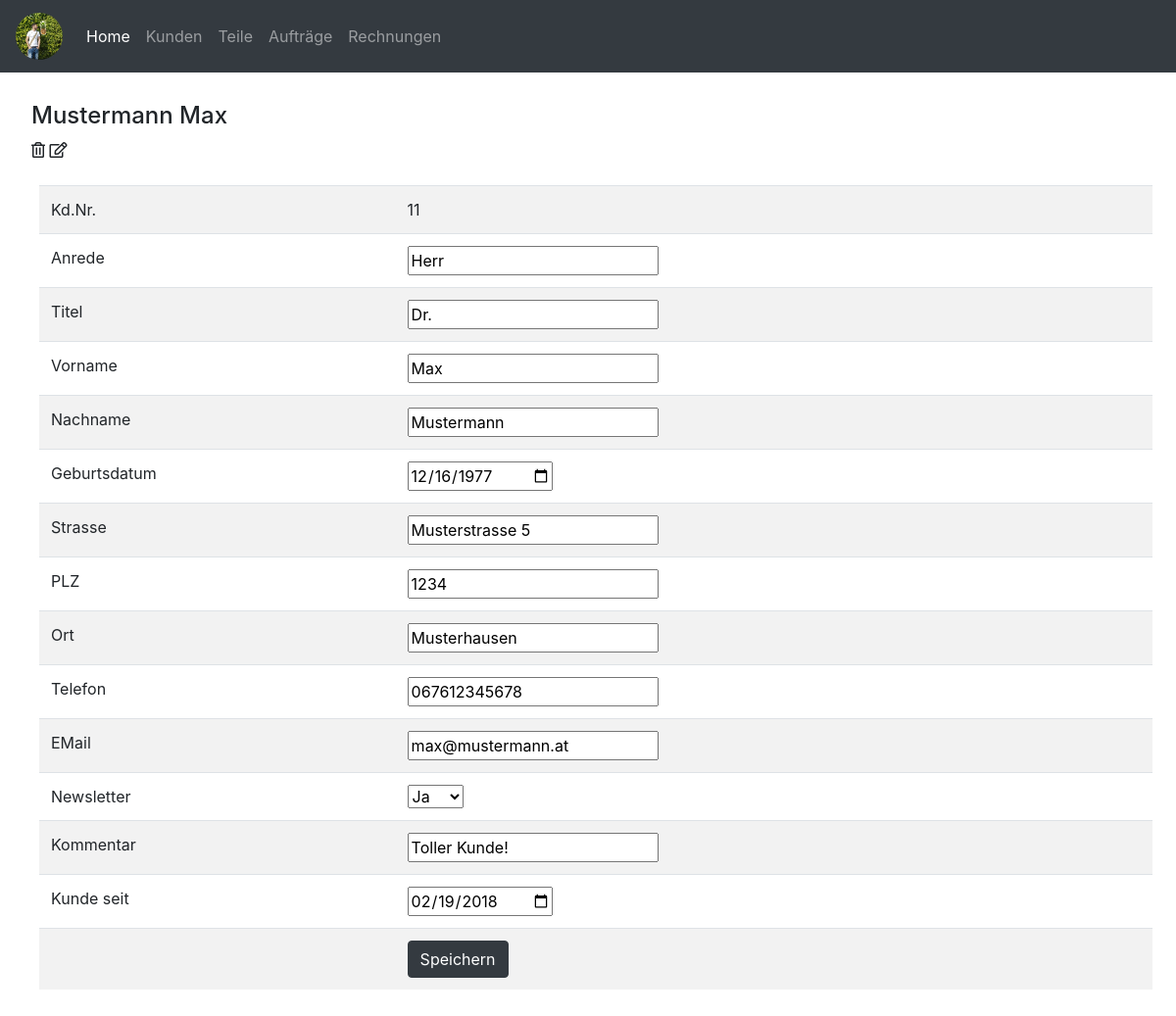
Before: /customer_edit.php?kundennummer=11 with the older database file.
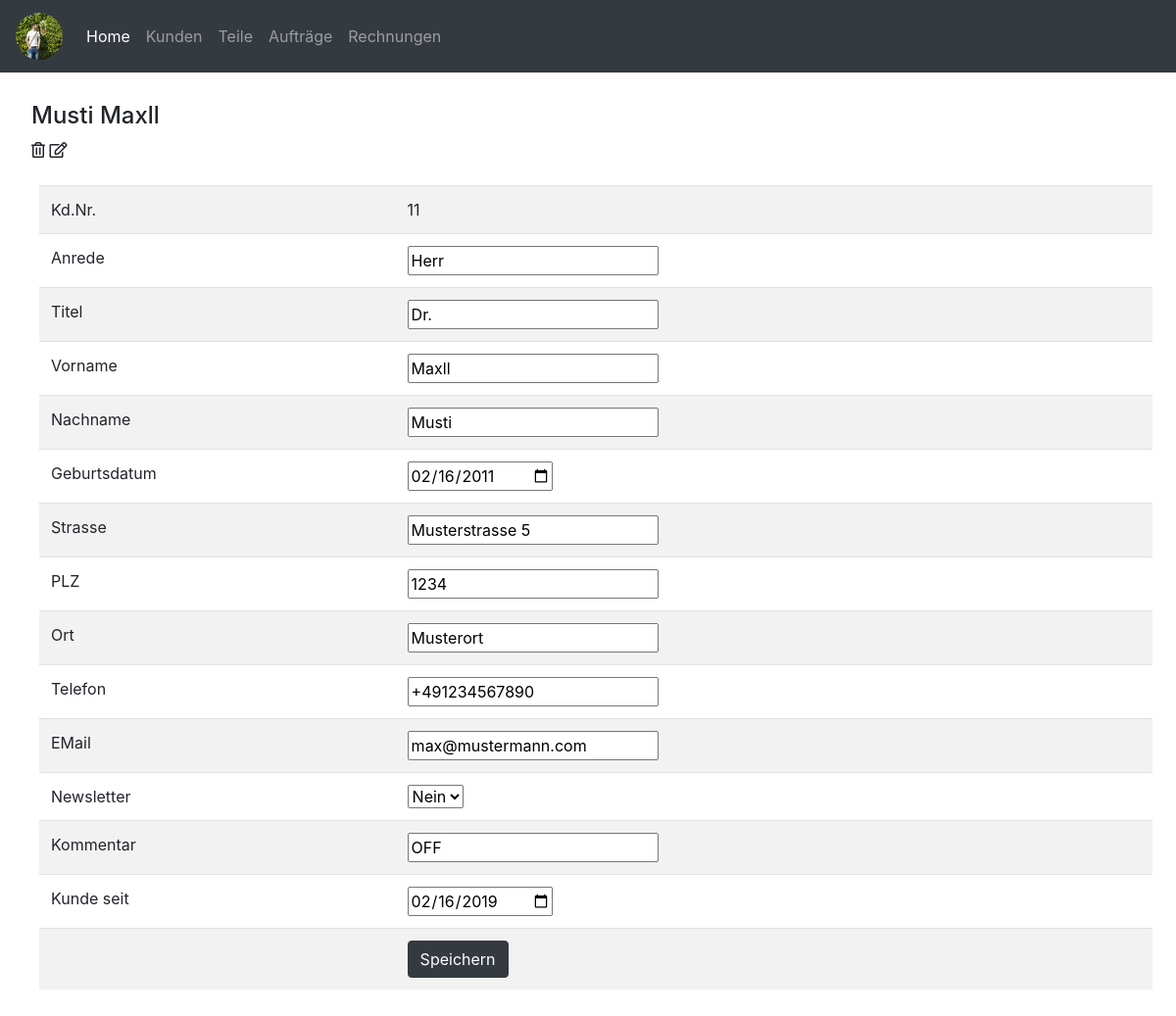
After: the same page with the newer database file.
### tables this page shows
CREATE TABLE `kunde` (
  `kundennummer` int(10) NOT NULL,
  `anrede` varchar(15) NOT NULL,
  `titel` varchar(10) NOT NULL,
  `vorname` varchar(20) NOT NULL,
  `nachname` varchar(20) NOT NULL,
  `gebdat` date NOT NULL,
  `strasse` varchar(50) NOT NULL,
  `plz` int(10) NOT NULL,
  `ort` varchar(50) NOT NULL,
  `telefon` varchar(20) NOT NULL,
  `email` varchar(50) NOT NULL,
  `newsletter` tinyint(1) NOT NULL,
  `kommentar` text NOT NULL,
  `kundeseit` date NOT NULL
);

### customer_edit.php (the view, shortened to what this page needs)
<?php include_once('connection.php') ?>
<?php include('header.php') ?>
<?php
$kundennummer = $_GET['kundennummer'];
$stmt = $pdo->prepare("SELECT * FROM kunde WHERE kundennummer = '$kundennummer'");
$stmt->execute();
$result = $stmt->fetch();
?>
<h4><?php echo $result['nachname'] . ' ' . $result['vorname'] ?></h4>
<a class='' href='customer_delete.php?kundennummer=<?php echo $kundennummer ?>'><i class="far fa-trash-alt"></i></a>
<a class='' href='customer_edit.php?kundennummer=<?php echo $kundennummer ?>'><i class="far fa-edit"></i></a>
<br /><br />
<form action="customer_save_edited.php" method="get">
    <table class="table table-striped table-hover ml-2 mr-2">
            <tr>
                <td>Kd.Nr.</td>
                <td><input type="hidden" name="kundennummer" value="<?php echo $result['kundennummer'] ?>"/><?php echo $result['kundennummer'] ?></td>
            </tr>
            <tr>
                <td>Anrede</td>
                <td><input name="anrede" type="text" value="<?php echo $result['anrede'] ?>"/></td>
            </tr>
            <tr>
                <td>Titel</td>
                <td><input name="titel" type="text" value="<?php echo $result['titel'] ?>"/></td>
            </tr>
            <tr>
                <td>Vorname</td>
                <td><input name="vorname" type="text" value="<?php echo $result['vorname'] ?>"/></td>
            </tr>
            <tr>
                <td>Nachname</td>
                <td><input name="nachname" type="text" value="<?php echo $result['nachname'] ?>"/></td>
            </tr>
            <tr>
                <td>Geburtsdatum</td>
                <td><input name="gebdat" type="date" value="<?php echo $result['gebdat'] ?>"/></td>
            </tr>
            <tr>
                <td>Strasse</td>
                <td><input name="strasse" type="text" value="<?php echo $result['strasse'] ?>"/></td>
            </tr>
            <tr>
                <td>PLZ</td>
                <td><input name="plz" type="number" value="<?php echo $result['plz'] ?>"/></td>
            </tr>
            <tr>
                <td>Ort</td>
                <td><input name="ort" type="text" value="<?php echo $result['ort'] ?>"/></td>
            </tr>
            <tr>
                <td>Telefon</td>
                <td><input name="telefon" type="text" value="<?php echo $result['telefon'] ?>"/></td>
            </tr>
            <tr>
                <td>EMail</td>
                <td><input name="email" type="text" value="<?php echo $result['email'] ?>"/></td>
            </tr>
            <tr>
                <td>Newsletter</td>
                <td>
                    <select name="newsletter" size="1">
                        <?php
                            if ($result['newsletter'] == 0) { ?>
                                <option selected="selected" value="<?php echo $result['newsletter'] ?>">Nein</option>
                            <?php } else { ?>
                                <option selected="selected" value="1">Ja</option>
                            <?php }
                        ?>
                    </select>
                </td>
            </tr>
            <tr>
                <td>Kommentar</td>
                <td><input name="kommentar" type="text" value="<?php echo $result['kommentar'] ?>"/></td>
            </tr>
            <tr>
                <td>Kunde seit</td>
                <td><input name="kundeseit" type="date" value="<?php echo $result['kundeseit'] ?>"/></td>
            </tr>
            <tr>
                <td></td>
                <td>
                    <input type="submit" name="submit" value="Speichern" class="btn btn-dark">
                </td>
            </tr>
    </table>
</form>
<?php include('footer.php') ?>

Changed rows visible on the page:
changed kunde "Herr": nachname "Mustermann" → "Musti"; vorname "Max" → "Maxll"; gebdat "12/16/1977" → "02/16/2011"; ort "Musterhausen" → "Musterort"; telefon "067612345678" → "+491234567890"; email "max@mustermann.at" → "max@mustermann.com"; newsletter "Ja" → "Nein"; kommentar "Toller Kunde!" → "OFF"; kundeseit "02/19/2018" → "02/16/2019"
